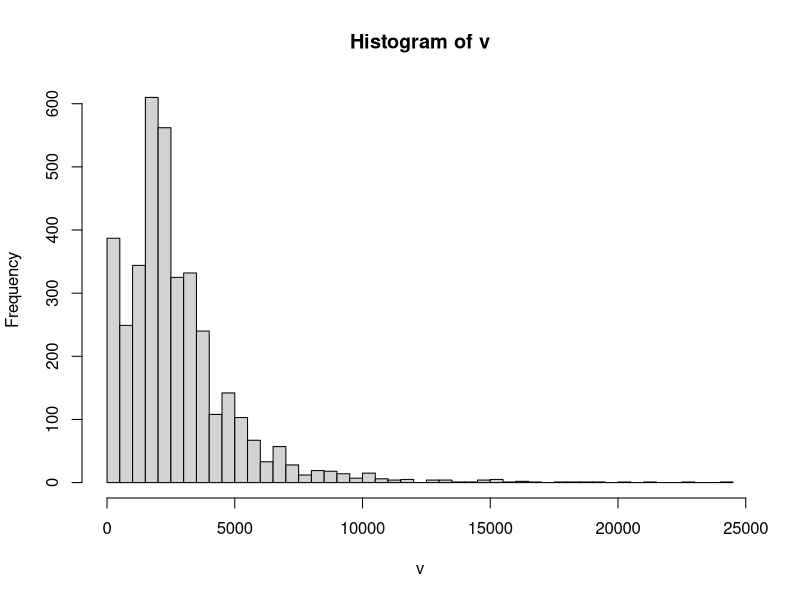

Source code (R):
setwd("C:/cygwin64/home/Qia/AMASE")
lead_times<-read.table("lead_times.txt",head=F,sep=",")
v1<-as.numeric(sub(-1,0,lead_times$V1))
v2<-as.numeric(sub(-1,0,lead_times$V2))

v<-rep(1:1,nrow(lead_times))
for(i in 1:nrow(lead_times)){
	v[i]<-max(v1[i],v2[i])
}
hist(v,breaks=50)

plot_cdf<-function(v,stripe,xlim){
	it<-seq(1,xlim,stripe)
	v_cdf<-rep(1:1,length(it))
	for(i in 1:length(it)){
		index<-it[i]
		v_cdf[i]<-length(v[v<=index])/length(v)
	}
	pdf("lead_time1.pdf")
	plot(it,v_cdf,xlab="seconds",ylab="cumulative probability",cex.axis=1.4,cex.lab=1.5,main="Lead Time cdf")
	response<-log(1/(1-v_cdf))
	regression<-lm(response~0+it)
	lines(it,1-1/exp(regression$fitted.values))
	print(regression$coefficients)
	dev.off()
}